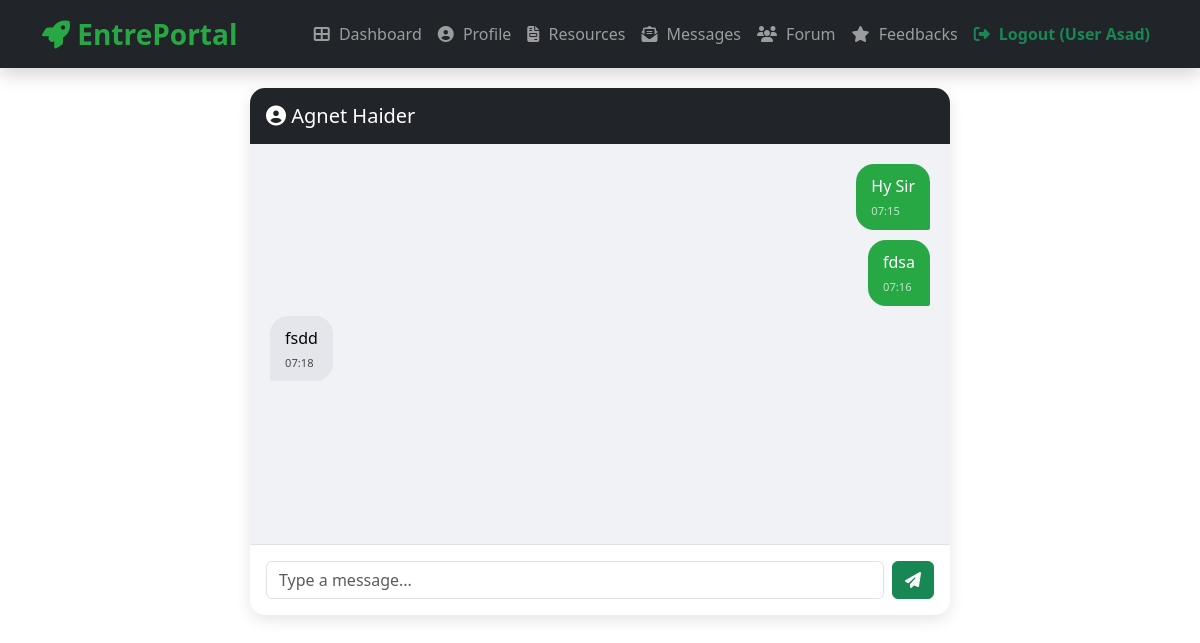
/agent/view-messages.php?with=2 (signed in), run on the app's committed database.
### tables this page shows
CREATE TABLE `users` (
  `id` int(11) NOT NULL,
  `full_name` varchar(100) NOT NULL,
  `email` varchar(100) NOT NULL,
  `password` varchar(255) NOT NULL,
  `phone` varchar(20) DEFAULT NULL,
  `bio` text DEFAULT NULL,
  `location` varchar(100) DEFAULT NULL,
  `role` enum('user','agent','admin') NOT NULL DEFAULT 'user',
  `status` enum('pending','approved','rejected') NOT NULL DEFAULT 'pending',
  `created_at` timestamp NOT NULL DEFAULT current_timestamp()
);

CREATE TABLE `messages` (
  `id` int(11) NOT NULL,
  `sender_id` int(11) NOT NULL,
  `receiver_id` int(11) NOT NULL,
  `message` text NOT NULL,
  `is_read` tinyint(1) DEFAULT 0,
  `created_at` timestamp NOT NULL DEFAULT current_timestamp()
);

### agent/view-messages.php (the view, shortened to what this page needs)
<?php
include 'config.php';
$my_id = $_SESSION['user_id'];
$other_id = isset($_GET['with']) ? (int)$_GET['with'] : 0;
$user_query = mysqli_query($conn, "SELECT full_name FROM users WHERE id = $other_id");
$other_user = mysqli_fetch_assoc($user_query);
$history_sql = "SELECT m.*, u.full_name as sender_name
                FROM messages m
                JOIN users u ON m.sender_id = u.id
                WHERE (m.sender_id = $my_id AND m.receiver_id = $other_id)
                   OR (m.sender_id = $other_id AND m.receiver_id = $my_id)
                ORDER BY m.created_at ASC";
$history = mysqli_query($conn, $history_sql);
?>
<!DOCTYPE html>
<html lang="en">
<head>
     <link href="https://cdn.jsdelivr.net/npm/bootstrap@5.3.3/dist/css/bootstrap.min.css" rel="stylesheet">
    <link href="https://cdnjs.cloudflare.com/ajax/libs/font-awesome/6.5.1/css/all.min.css" rel="stylesheet">
</head>
<body>
<?php include 'navbar.php'; ?>
<div class="container">
    <div class="chat-container">
        <div class="bg-dark text-white p-3">
            <h5 class="mb-0"><i class="fas fa-user-circle"></i> <?= htmlspecialchars($other_user['full_name']) ?></h5>
        </div>
        <div class="chat-box" id="chatBox">
            <?php while($msg = mysqli_fetch_assoc($history)): ?>
                <?php $is_me = ($msg['sender_id'] == $my_id); ?>
                <div class="msg <?= $is_me ? 'msg-me' : 'msg-them' ?>">
                    <?= htmlspecialchars($msg['message']) ?>
                    <span class="time"><?= date('H:i', strtotime($msg['created_at'])) ?></span>
                </div>
            <?php endwhile; ?>
        </div>
        <div class="p-3 border-top">
            <form action="send-message-process.php" method="POST" class="d-flex">
                <input type="text" name="message" class="form-control me-2" placeholder="Type a message..." required autocomplete="off">
                <button type="submit" name="send_msg" class="btn btn-success">
                    <i class="fas fa-paper-plane"></i>
                </button>
            </form>
        </div>
    </div>
</div>
</body>
</html>

### agent/view-messages.php (style rules this page uses)
.chat-container { max-width: 700px; margin: 20px auto; background: white; border-radius: 15px; overflow: hidden; box-shadow: 0 5px 15px rgba(0,0,0,0.1); }
.chat-box { height: 400px; overflow-y: auto; padding: 20px; display: flex; flex-direction: column; background: #f0f2f5; }
.msg { max-width: 75%; padding: 10px 15px; border-radius: 18px; margin-bottom: 10px; position: relative; }
.msg-me { align-self: flex-end; background: #28a745; color: white; border-bottom-right-radius: 2px; }
.msg-them { align-self: flex-start; background: #e4e6eb; color: #050505; border-bottom-left-radius: 2px; }
.time { font-size: 0.7rem; opacity: 0.7; display: block; margin-top: 5px; }

### agent/navbar.php (style rules this page uses)
:root { --primary: #28a745; --dark: #212529; }

### data on the page
users: full_name "Agnet Haider"
messages: message "Hy Sir", created_at "07:15"
messages: message "fdsa", created_at "07:16"
messages: message "fsdd", created_at "07:18"

### other printed values
$_SESSION['full_name'] "User Asad"
